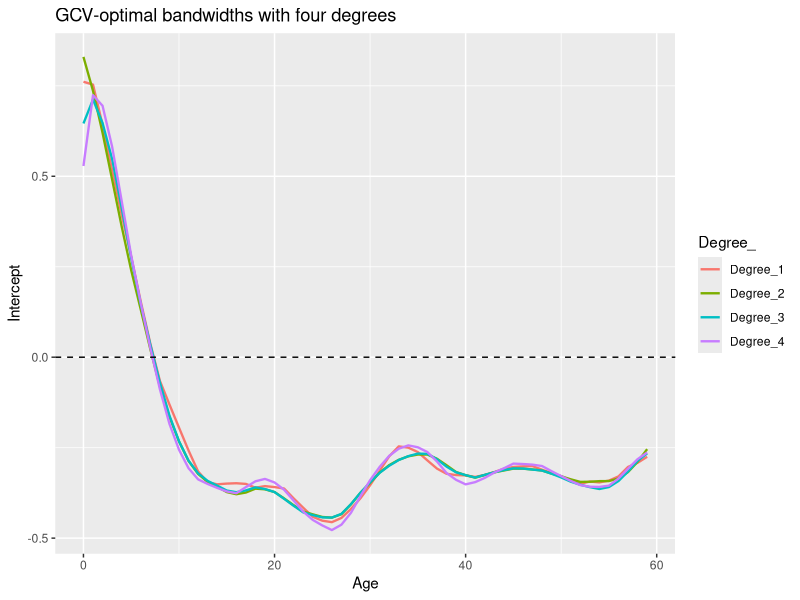
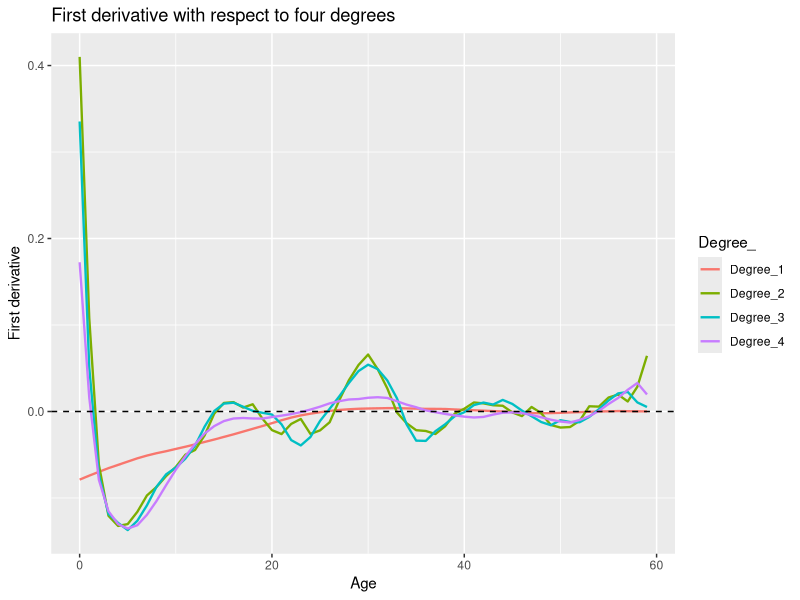

These charts were generated, in order, by the following R code:
library(haven) 
library(dplyr)
library(ggplot2)
library(tidyr)

# Read data
data <- read_dta("childrenfinal.dta")

# Select relevant columns
selected_data <- dplyr::select(data, hypage, zwast)

# Extract variables
ages <- selected_data$hypage
zwast <- as.numeric(selected_data$zwast)
unique_ages <- sort(unique(ages))

# Find the starting index and frequency of each unique age
starts <- sapply(unique_ages, function(age) which(ages == age)[1])
frequency <- sapply(unique_ages, function(age) length(which(ages == age)))

# Define Epanechnikov kernel
kernel_epanechnikov <- function(u) { ifelse(abs(u) <= 1, 0.75 * (1 - u^2), 0) }

# Local polynomial fitting function
local_poly_fit <- function(response, covariate, bandwidth, degree = 1, kernel, order = 0){
  fit_function <- function(x){
    X <- outer(covariate - x, 0:degree, FUN = "^")
    weights <- kernel((covariate - x) / bandwidth)
    fit <- lm(response ~ X + 0, weights = weights)
    coefficients <- fit$coefficients %>% unname()
    influence <- influence(fit, do.coef = FALSE)$hat
    return(list(coefficients[order + 1] * factorial(order), influence))
  }
  return(fit_function)
}

# Generalized cross-validation function
gcv <- function(h, response, covariate, degree, kernel, order){
  n <- length(response)
  fit_function <- local_poly_fit(response = response, covariate = covariate, bandwidth = h, degree = degree, kernel = kernel, order = order)
  f_hats <- sapply(unique_ages, function(age) fit_function(age)[[1]])
  hats <- sapply(unique_ages, function(age) fit_function(age)[[2]])
  num <- 0
  for (i in 1:length(response)){
    num <- num + (response[i] - f_hats[[covariate[i] + 1]])^2
  }
  sum_ws <- 0
  for(i in 1:length(unique_ages)){
    if(starts[i] %in% names(hats[[i]])){
      ind <- which.max(names(hats[[i]]) == starts[i])
      sum_ws <- sum_ws + frequency[i] * unname(hats[[i]][ind])
    }
  }
  denom <- (1 - 1/n * sum_ws)^2
  return(num / denom)
}

# Degrees for local polynomial fitting
degrees <- c(1, 2, 3, 4)

# Find GCV-optimal bandwidths
bandwidth_opts <- sapply(degrees, function(degree) {
  optimize(function(bandwidth) gcv(h = bandwidth, response = zwast, covariate = ages, degree = degree, kernel = kernel_epanechnikov, order = 0), interval = c(1, 20))$minimum
})

# Generate data frame for plotting
plot_data_gcv <- data.frame(ages = unique_ages)
for (i in 1:4) {
  fit_function <- local_poly_fit(response = zwast, covariate = ages, bandwidth = bandwidth_opts[i], degree = degrees[i], kernel = kernel_epanechnikov, order = 0)
  plot_data_gcv[[paste0("Degree_", degrees[i])]] <- sapply(plot_data_gcv$ages, function(age) fit_function(age)[[1]])
}

plot_data_gcv <- pivot_longer(plot_data_gcv, 
                                           cols = starts_with("Degree_"), 
                                           names_to = "Degree_", 
                                           values_to = "Value")

# Plot GCV-optimal bandwidths
ggplot(data = plot_data_gcv, aes(x = ages, y = Value, color = Degree_)) +
  geom_line(linewidth = 0.8) + 
  geom_hline(yintercept = 0, linetype = "dashed", color = "black") +  
  labs(title = "GCV-optimal bandwidths with four degrees", x = "Age", y = "Intercept")


# Find GCV-optimal bandwidths for the first derivative
bandwidth_opts_first_derivative <- sapply(degrees, function(degree) {
  optimize(function(bandwidth) gcv(h = bandwidth, response = zwast, covariate = ages, degree = degree, kernel = kernel_epanechnikov, order = 1), interval = c(1, 20))$minimum
})

# Generate data frame for plotting
plot_data_first_derivative <- data.frame(ages = unique_ages)
for (i in 1:4) {
  fit_function <- local_poly_fit(response = zwast, covariate = ages, bandwidth = bandwidth_opts_first_derivative[i], degree = degrees[i], kernel = kernel_epanechnikov, order = 1)
  plot_data_first_derivative[[paste0("Degree_", degrees[i])]] <- sapply(plot_data_first_derivative$ages, function(age) fit_function(age)[[1]])
}


plot_data_first_derivative <- pivot_longer(plot_data_first_derivative, 
                               cols = starts_with("Degree_"), 
                               names_to = "Degree_", 
                               values_to = "Value")
# Plot first derivative with respect to four degrees

ggplot(data = plot_data_first_derivative, aes(x = ages, y = Value, color = Degree_)) +
  geom_line(linewidth = 0.8) + 
  geom_hline(yintercept = 0, linetype = "dashed", color = "black") +  
  labs(title = "First derivative with respect to four degrees", x = "Age", y = "First derivative")
